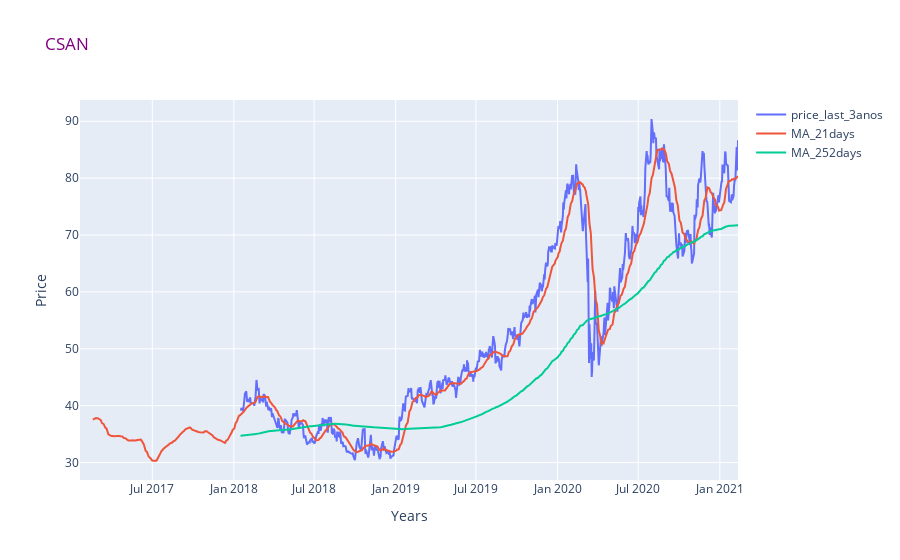

The code cell stored with this chart in its notebook:
### Code cell
# Again embedding a figure with both data and now layout

r_clear_figure = go.Figure(data=r_full_data,
                        layout=r_layout)
r_clear_figure.show()

### Figure 1 — Plotly figure (JSON) as saved in the notebook; plotly's stock layout.template omitted (floating-point values rounded to 4 significant figures; data arrays with more than 128 entries replaced by an {"elided": "..."} marker saying what was removed)
{"data": [{"name": "price_last_3anos", "type": "scatter", "x": {"elided": "756 str values"}, "y": {"elided": "756 float values"}}, {"name": "MA_21days", "type": "scatter", "x": {"elided": "1008 str values"}, "y": {"elided": "1008 float values"}}, {"name": "MA_252days", "type": "scatter", "x": {"elided": "1008 str values"}, "y": {"elided": "1008 float values"}}], "layout": {"title": {"font": {"color": "purple"}, "text": "CSAN"}, "xaxis": {"title": {"text": "Years"}}, "yaxis": {"title": {"text": "Price"}}}}
